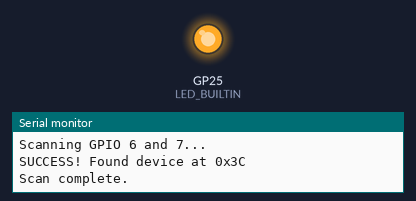
The sketch below on a simulated Raspberry Pi Pico. Shown: output pins drawn as LEDs (lit = HIGH), the last lines printed to the serial monitor.

Above: at 1.5 s.
At 4.5 s:
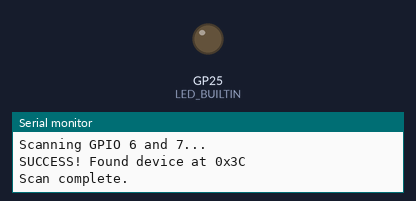
Timing chart, 0 to 7.8 s (numbered marks = the images above):
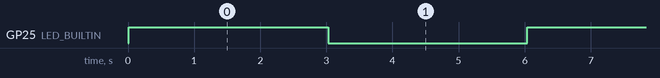

The sketch:

scanner.ino
```cpp
#include <Wire.h>

void setup() {
  pinMode(LED_BUILTIN, OUTPUT);
  Serial.begin(115200);
  while (!Serial);
  Serial.println("\n--- Simple I2C Scanner for GPIO 6 and 7 ---");
}

void loop() {
  Wire1.setSDA(6);
  Wire1.setSCL(7);
  Wire1.begin();

  byte error, address;
  int nDevices = 0;

  Serial.println("Scanning GPIO 6 and 7...");

  for(address = 1; address < 127; address++) {
    Wire1.beginTransmission(address);
    error = Wire1.endTransmission();

    if (error == 0) {
      Serial.print("SUCCESS! Found device at 0x");
      Serial.println(address, HEX);
      nDevices++;
    }
  }

  if (nDevices == 0) {
    Serial.println("Nothing found on GPIO 6 and 7.");
  } else {
    Serial.println("Scan complete.");
  }

  digitalWrite(LED_BUILTIN, !digitalRead(LED_BUILTIN));
  delay(3000);
}
```

Measured:
- by itself, GP25 (LED_BUILTIN): alternates HIGH for 3.0 s and LOW for 3.0 s
